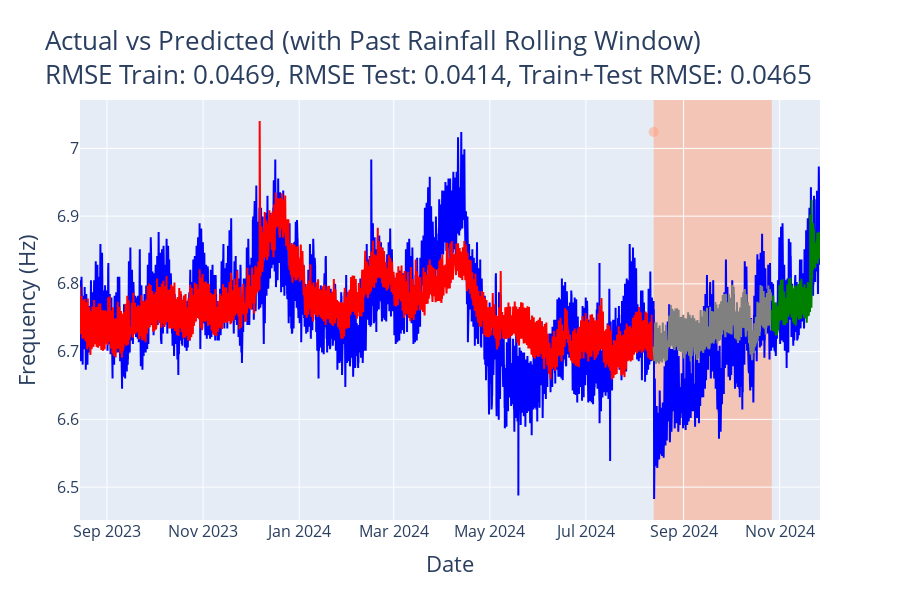

This figure's notebook cell:
### Code cell
import numpy as np
import pandas as pd
import plotly.graph_objects as go
from sklearn.metrics import mean_squared_error
from sklearn.dummy import DummyRegressor

# Combine datasets
combined_df = pd.concat([normal_df, earthquake_df])

# Predict the entire dataset
X_combined = combined_df[CONFIG['features']].copy()
y_combined = combined_df[CONFIG['target']].copy()
y_pred_combined = grid_search.predict(X_combined)

# Handle NaN values from rolling windows
combined_df, X_combined, y_combined = [df.tail(len(y_pred_combined)) for df in [combined_df, X_combined, y_combined]]


# Define time splits
split_date_earthquake = pd.to_datetime(split_date_earthquake)
recovery_end_date = split_date_earthquake + pd.DateOffset(days=2.5 * 30)

train_mask = combined_df['Dates UTC'] < split_date_earthquake
recovery_mask = (combined_df['Dates UTC'] >= split_date_earthquake) & (combined_df['Dates UTC'] < recovery_end_date)
test_mask = combined_df['Dates UTC'] >= recovery_end_date

# Split data
train_df, recovery_df, test_df = combined_df[train_mask], combined_df[recovery_mask], combined_df[test_mask]
y_pred_train, y_pred_recovery, y_pred_test = y_pred_combined[train_mask], y_pred_combined[recovery_mask], y_pred_combined[test_mask]

# Compute RMSE
rmse_train = np.sqrt(mean_squared_error(train_df['Mean_freq'], y_pred_train))
rmse_test = np.sqrt(mean_squared_error(test_df['Mean_freq'], y_pred_test))
combined_rmse = np.sqrt(mean_squared_error(
    pd.concat([train_df['Mean_freq'], test_df['Mean_freq']]), 
    np.concatenate([y_pred_train, y_pred_test])
))

# Plot Actual vs Predicted
fig = go.Figure()

fig.add_trace(go.Scatter(x=train_df['Dates UTC'], y=train_df['Mean_freq'], 
                         mode='lines', name='Actual', line=dict(color='blue'), showlegend=False))
fig.add_trace(go.Scatter(x=train_df['Dates UTC'], y=y_pred_train, 
                         mode='lines', name='Train Predicted', line=dict(color='red'), showlegend=False))

fig.add_trace(go.Scatter(x=recovery_df['Dates UTC'], y=recovery_df['Mean_freq'], 
                         mode='lines', name='Test Actual', line=dict(color='blue'), showlegend=False))
fig.add_trace(go.Scatter(x=recovery_df['Dates UTC'], y=y_pred_recovery, 
                         mode='lines', name='Test Predicted', line=dict(color='grey'), showlegend=False))

fig.add_trace(go.Scatter(x=test_df['Dates UTC'], y=test_df['Mean_freq'], 
                         mode='lines', name='Test Actual', line=dict(color='blue'), showlegend=False))
fig.add_trace(go.Scatter(x=test_df['Dates UTC'], y=y_pred_test, 
                         mode='lines', name='Test Predicted', line=dict(color='green'), showlegend=False))

fig.add_trace(go.Scatter(
    x=[split_date_earthquake],  # Dummy x-coordinate
    y=[train_df['Mean_freq'].max()],  # Dummy y-coordinate (ensures it's visible in legend)
    mode='markers',
    marker=dict(size=10, color="LightSalmon", opacity=0.5),
    name="Conservative<br>Recovery Period",
    showlegend=False
))

# Add the recovery period rectangle
fig.add_vrect(
    x0=split_date_earthquake, x1=recovery_end_date,
    fillcolor="LightSalmon", opacity=0.5, layer="below", line_width=0
)
OFFSET = 100
x_start_offset = combined_df['Dates UTC'].iloc[OFFSET]  # Start x-axis at the 100th sample
x_end = combined_df['Dates UTC'].iloc[-1] 
fig.update_layout(
    title={
        "text": f"Actual vs Predicted (with Past Rainfall Rolling Window)<br>RMSE Train: {rmse_train:.4f}, RMSE Test: {rmse_test:.4f}, "
                f"Train+Test RMSE: {combined_rmse:.4f}",
        "font": {"size": 26}  # Increase title font size
    },
    xaxis={
        "title": "Date",
        "titlefont": {"size": 22},  # Increase X-axis label font size
        "tickfont": {"size": 16},  # Increase X-axis tick labels font size
        "range": [x_start_offset, x_end]
    },
    yaxis={
        "title": "Frequency (Hz)",
        "titlefont": {"size": 22},  # Increase Y-axis label font size
        "tickfont": {"size": 16}  # Increase Y-axis tick labels font size
    },
    legend={
        "font": {"size": 24}  # Increase legend font size
    },
    height=600
)

fig.show()

# Dummy model for baseline comparison
dummy_model = DummyRegressor(strategy='mean')
dummy_model.fit(X_combined[train_mask], y_combined[train_mask])

# Predict and evaluate dummy model
y_pred_dummy_train = dummy_model.predict(X_combined[train_mask])
y_pred_dummy_recovery = dummy_model.predict(X_combined[recovery_mask])
y_pred_dummy_test = dummy_model.predict(X_combined[test_mask])

rmse_dummy_train = np.sqrt(mean_squared_error(y_combined[train_mask], y_pred_dummy_train))
rmse_dummy_test = np.sqrt(mean_squared_error(y_combined[test_mask], y_pred_dummy_test))

print(f"Dummy Model RMSE - Train: {rmse_dummy_train:.4f}, Test: {rmse_dummy_test:.4f}")
print(f"Model RMSE - Train: {rmse_train:.4f}, Test: {rmse_test:.4f}")

### Figure 1 — Plotly figure (JSON) as saved in the notebook; plotly's stock layout.template omitted (floating-point values rounded to 4 significant figures; data arrays with more than 128 entries replaced by an {"elided": "..."} marker saying what was removed)
{"data": [{"line": {"color": "blue"}, "mode": "lines", "name": "Actual", "showlegend": false, "type": "scatter", "x": {"elided": "8839 str values"}, "y": {"elided": "8839 float values"}}, {"line": {"color": "red"}, "mode": "lines", "name": "Train Predicted", "showlegend": false, "type": "scatter", "x": {"elided": "8839 str values"}, "y": {"elided": "8839 float values"}}, {"line": {"color": "blue"}, "mode": "lines", "name": "Test Actual", "showlegend": false, "type": "scatter", "x": {"elided": "1800 str values"}, "y": {"elided": "1800 float values"}}, {"line": {"color": "grey"}, "mode": "lines", "name": "Test Predicted", "showlegend": false, "type": "scatter", "x": {"elided": "1800 str values"}, "y": {"elided": "1800 float values"}}, {"line": {"color": "blue"}, "mode": "lines", "name": "Test Actual", "showlegend": false, "type": "scatter", "x": {"elided": "735 str values"}, "y": {"elided": "735 float values"}}, {"line": {"color": "green"}, "mode": "lines", "name": "Test Predicted", "showlegend": false, "type": "scatter", "x": {"elided": "735 str values"}, "y": {"elided": "735 float values"}}, {"marker": {"color": "LightSalmon", "opacity": 0.5, "size": 10}, "mode": "markers", "name": "Conservative<br>Recovery Period", "showlegend": false, "type": "scatter", "x": ["2024-08-13T00:00:00"], "y": [7.024]}], "layout": {"height": 600, "legend": {"font": {"size": 24}}, "shapes": [{"fillcolor": "LightSalmon", "layer": "below", "line": {"width": 0}, "opacity": 0.5, "type": "rect", "x0": "2024-08-13T00:00:00", "x1": "2024-10-27T00:00:00", "xref": "x", "y0": 0, "y1": 1, "yref": "y domain"}], "title": {"font": {"size": 26}, "text": "Actual vs Predicted (with Past Rainfall Rolling Window)<br>RMSE Train: 0.0469, RMSE Test: 0.0414, Train+Test RMSE: 0.0465"}, "xaxis": {"range": ["2023-08-14T21:00:00", "2024-11-26T14:00:00"], "tickfont": {"size": 16}, "title": {"font": {"size": 22}, "text": "Date"}}, "yaxis": {"tickfont": {"size": 16}, "title": {"font": {"size": 22}, "text": "Frequency (Hz)"}}}}
